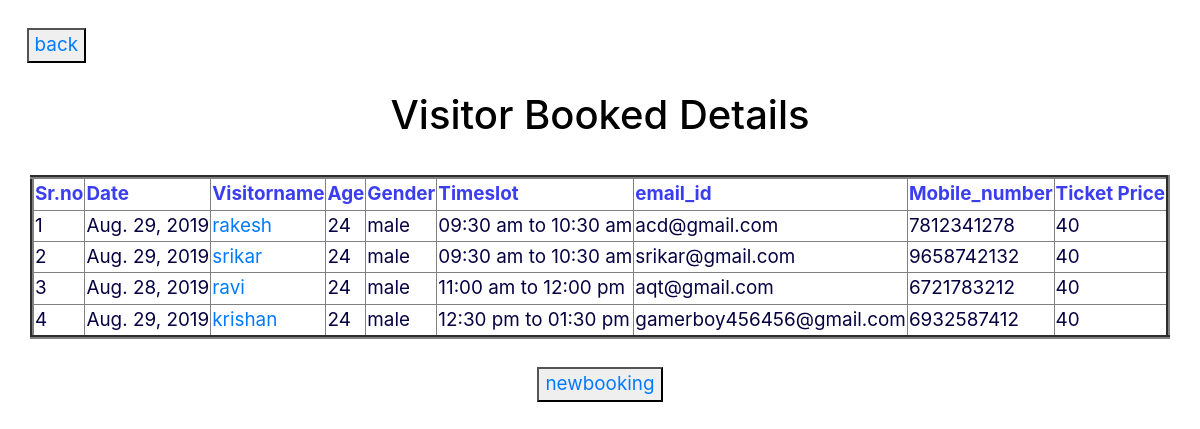
Page /blist on the earlier database version.
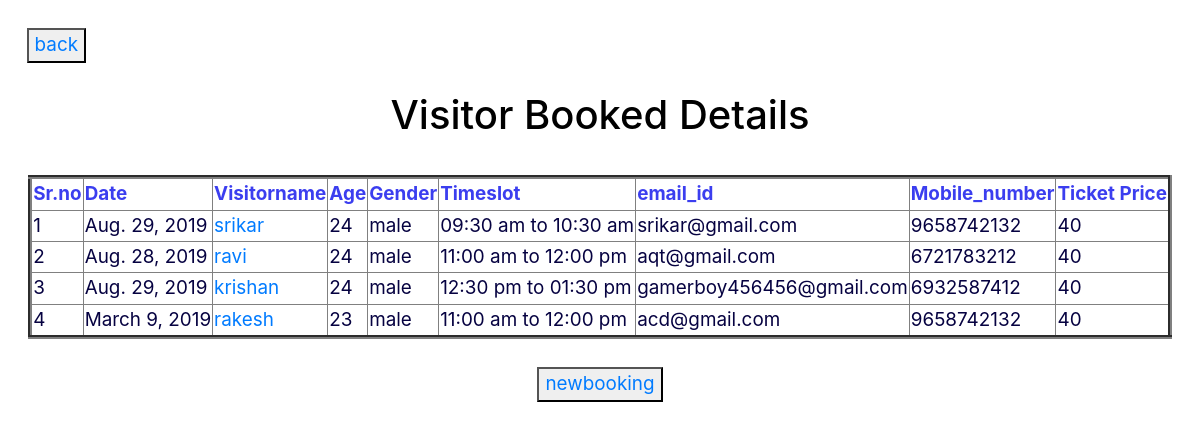
Same page on the later database version.
### zooapp/models.py (models this page shows, shortened)
class Booking(models.Model):
    Type = (
        ('male','male'),
        ('female','female'),
        ('other','other')
    )
    TIMING= (
        ('09:30 am to 10:30 am','09:30 am to 10:30 am'),
        ('11:00 am to 12:00 pm','11:00 am to 12:00 pm'),
        ('12:30 pm to 01:30 pm','12:30 pm to 01:30 pm'),
        ('02:30 pm to 03:30 pm','02:30 pm to 03:30 pm'),
        ('04:00 pm to 05:30 pm','04:00 pm to 05:30 pm'),
    )
    p = ''
    for i in range(0,4):
        p = p+str(randint(0,9))
    Ticket_id = models.PositiveIntegerField(default = p)
    Date = models.DateField()
    Vistorname = models.CharField(max_length =50)
    age = models.CharField(max_length =50)
    gender = models.CharField(max_length=30,choices=Type)
    TimeSlot = models.CharField(max_length = 50,choices = TIMING)
    Vehicle_No = models.CharField(max_length = 50)
    email = models.EmailField()
    phone_no = models.CharField(max_length=50)
    ticketprice = models.IntegerField()

### zooapp/views.py (the view)
# urls.py: path('blist',views.booklist),
def booklist(request):
    tick = Booking.objects.all()
    return render(request,"blist.html",{'form':tick})

### zooapp/templates/blist.html (shortened to what this page needs)
<!DOCTYPE html>
<html lang="en">
<head>
</head>
<link rel="stylesheet" href="https://stackpath.bootstrapcdn.com/bootstrap/4.1.3/css/bootstrap.min.css">
<body style="background-color:rgba(255, 255, 255, 0.479);"></body>
<body>
    <br>&nbsp;&nbsp;&nbsp;&nbsp;
    <button><a href="logout">back</a></button>
    <center>
        <br>
        <h1>Visitor Booked Details</h1>
        <br>
        <table border=4>
            <tr>
                <th>Sr.no</th>
                <th>Date</th>
                <th>Visitorname</th>
                <th>Age</th>
                <th>Gender</th>
                <th>Timeslot</th>
                <th>email_id</th>
                <th>Mobile_number</th>
                <th>Ticket Price</th>
            </tr>
            {% for emp in form %}
            <tr>
                <td>{{ forloop.counter }}</td>
                <td>{{emp.Date}}</td>
                <td>
                    <a href="/multy/{{emp.id}}">{{emp.Vistorname}}</a></td>
                <td>{{emp.age}}</td>
                <td>{{emp.gender}}</td>
                <td>{{emp.TimeSlot}}</td>
                <td>{{emp.email}}</td>
                <td>{{emp.phone_no}}</td>
                <td>{{emp.ticketprice}}</td>
            </tr>
            {% endfor %}
        </table>
        <br>
        <button><a href="book">newbooking</a></button>
    </center>
</body>
</html>

Differences in the rows shown:
removed Booking: Date "Aug. 29, 2019", Vistorname "rakesh", age "24", gender "male", TimeSlot "09:30 am to 10:30 am", email "acd@gmail.com", phone_no "7812341278", ticketprice "40"
added Booking: Date "March 9, 2019", Vistorname "rakesh", age "23", gender "male", TimeSlot "11:00 am to 12:00 pm", email "acd@gmail.com", phone_no "9658742132", ticketprice "40"
